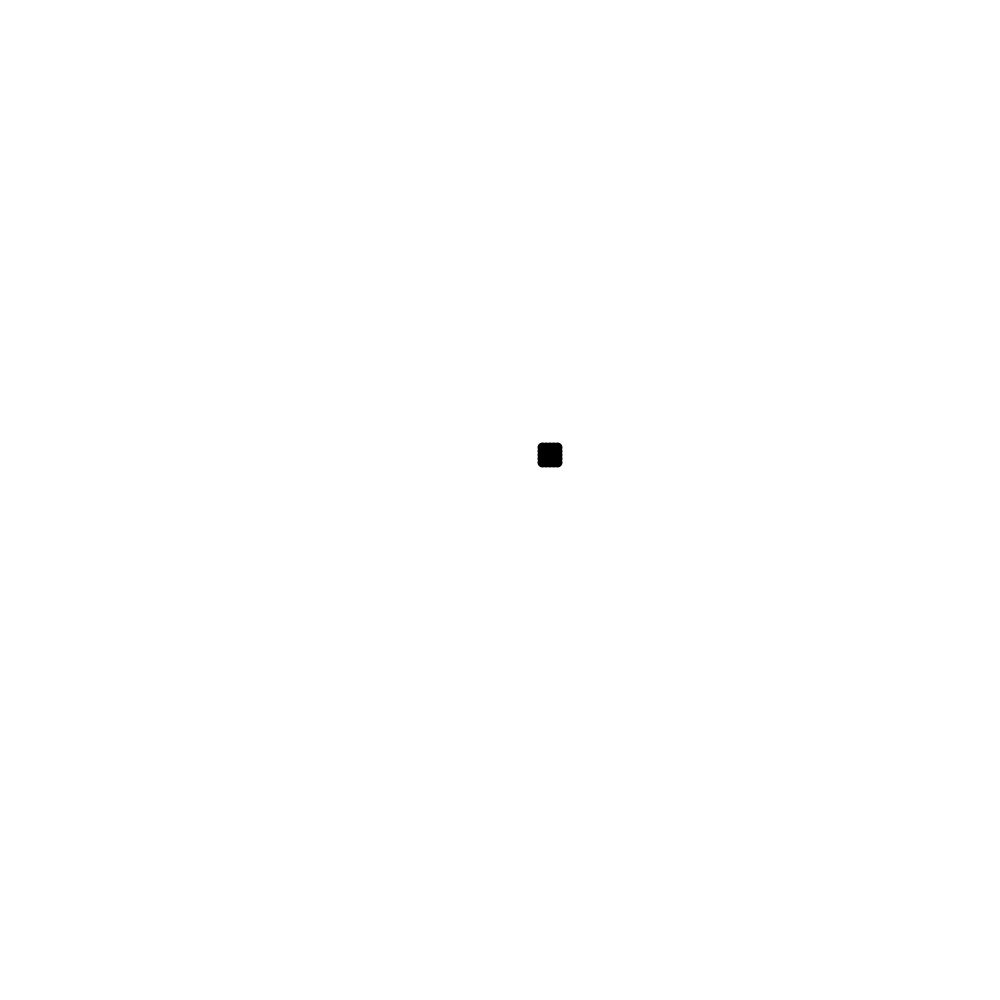
Frame 1 (no input)
Frame 60 (the mouse pressed at the canvas centre just before this capture): identical to frame 1, image omitted
Frame 120 (the mouse held since frame 60 and released just before this capture): identical to frame 1, image omitted

The Processing sketch that drew this single still picture (run headless with seeded random() and noise(); from frame 60 on, the mouse is pressed at the canvas centre):

// Processing sketch: iteratesquare
// ── iteratesquare.pde
float range = 2;
CXN C = new CXN(-0.1,0.8);
int count = 1;
ArrayList<CXN>[][] iterates = new ArrayList[5][5];

void setup(){
  size(1000,1000);
  fill(0);
  
  for(int j=0; j<5;j++){
    for(int k=0; k<5; k++){
      iterates[j][k] = new ArrayList<CXN>();
    }
  }

  for(int j=0; j<5; j++){
    for(int k=0; k<5; k++){
    iterates[j][k].add(new CXN(0.17+j*0.015,0.15+k*0.015));
    }
  }
}

void draw(){
  background(255);
 for(int j=0; j<5; j++){
    for(int k=0; k<5; k++){
      for(int l=0; l<count; l++){
        iterates[j][k].get(l).plot();
      }
    }
 }
}

void keyPressed(){
  for(int j=0; j<5; j++){
    for(int k=0; k<5; k++){
      CXN Z = iterates[j][k].get(count-1);
      iterates[j][k].add(ad(mul(Z,Z),C));
    }
  }
  count++;
}

// ── CXN.pde
class CXN {
  float x;
  float y;
  
  CXN(float tempx, float tempy) {
    x = tempx;
    y = tempy;
  
   }
   
    float re() {
      return x;
    }
   
   float im() {
     return y;
   }
   
   float ma() {
    return sqrt(x*x+y*y);
   }
   
   void plusequals(CXN A) {
     x += A.re(); 
     y += A.im();
   }
   
   void zero() { 
     x = 0;
     y = 0;
   }
   
   CXN copy(){
     return new CXN(x,y);
   }
   
   void plot(){
     noStroke();
     ellipse(500*x/range+500,-500*y/range+500,10,10); 
   }
  
}
  
  
CXN mul(CXN A, CXN B){
  float tempx = A.re()*B.re()-A.im()*B.im();
  float tempy = A.re()*B.im()+A.im()*B.re();
  return new CXN(tempx,tempy);
}

CXN sca(CXN A, float c){
 float tempx = A.re()*c;
 float tempy = A.im()*c;
 return new CXN(tempx, tempy);
}

CXN ad(CXN A, CXN B){
  return new CXN(A.re()+B.re(), A.im()+B.im());
}
